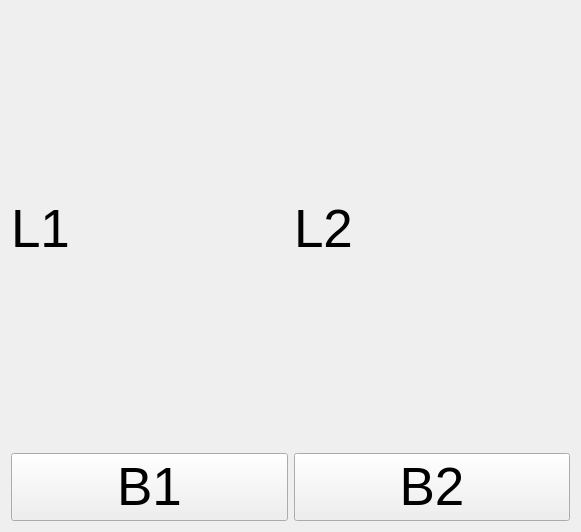
<?xml version="1.0" encoding="UTF-8"?>
<ui version="4.0">
 <class>myWidget</class>
 <widget class="QWidget" name="myWidget">
  <property name="geometry">
   <rect>
    <x>0</x>
    <y>0</y>
    <width>581</width>
    <height>532</height>
   </rect>
  </property>
  <property name="font">
   <font>
    <pointsize>40</pointsize>
   </font>
  </property>
  <property name="windowTitle">
   <string>Form</string>
  </property>
  <layout class="QVBoxLayout" name="verticalLayout">
   <item>
    <layout class="QGridLayout" name="gridLayout">
     <item row="0" column="1">
      <widget class="QLabel" name="label2">
       <property name="font">
        <font>
         <pointsize>40</pointsize>
        </font>
       </property>
       <property name="text">
        <string>L2</string>
       </property>
      </widget>
     </item>
     <item row="0" column="0">
      <widget class="QLabel" name="label1">
       <property name="font">
        <font>
         <pointsize>40</pointsize>
        </font>
       </property>
       <property name="text">
        <string>L1</string>
       </property>
      </widget>
     </item>
     <item row="1" column="0">
      <widget class="QPushButton" name="button1">
       <property name="text">
        <string>B1</string>
       </property>
      </widget>
     </item>
     <item row="1" column="1">
      <widget class="QPushButton" name="button2">
       <property name="text">
        <string>B2</string>
       </property>
      </widget>
     </item>
    </layout>
   </item>
  </layout>
 </widget>
 <resources/>
 <connections/>
</ui>
